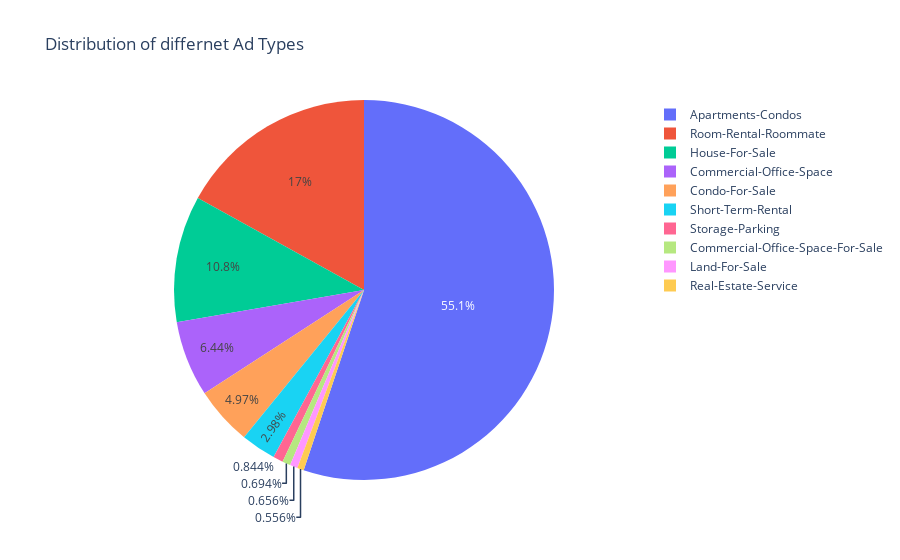

The notebook cell this image was saved under:
### Code cell
#Add types
temp = data["Listing_Type"].value_counts()
labels = temp.index
sizes = (temp / temp.sum())*100
trace = go.Pie(labels=labels, values=sizes, hoverinfo='label+percent')
layout = go.Layout(title='Distribution of differnet Ad Types')
fig = go.Figure(data=[trace], layout=layout)
py.iplot(fig)

### Figure 1 — Plotly figure (JSON) as saved in the notebook; plotly's stock layout.template omitted (floating-point values rounded to 4 significant figures)
{"data": [{"hoverinfo": "label+percent", "labels": ["Apartments-Condos", "Room-Rental-Roommate", "House-For-Sale", "Commercial-Office-Space", "Condo-For-Sale", "Short-Term-Rental", "Storage-Parking", "Commercial-Office-Space-For-Sale", "Land-For-Sale", "Real-Estate-Service"], "type": "pie", "values": [55.14, 16.95, 10.77, 6.439, 4.972, 2.978, 0.8444, 0.6944, 0.6556, 0.5556]}], "layout": {"title": {"text": "Distribution of differnet Ad Types"}}}
